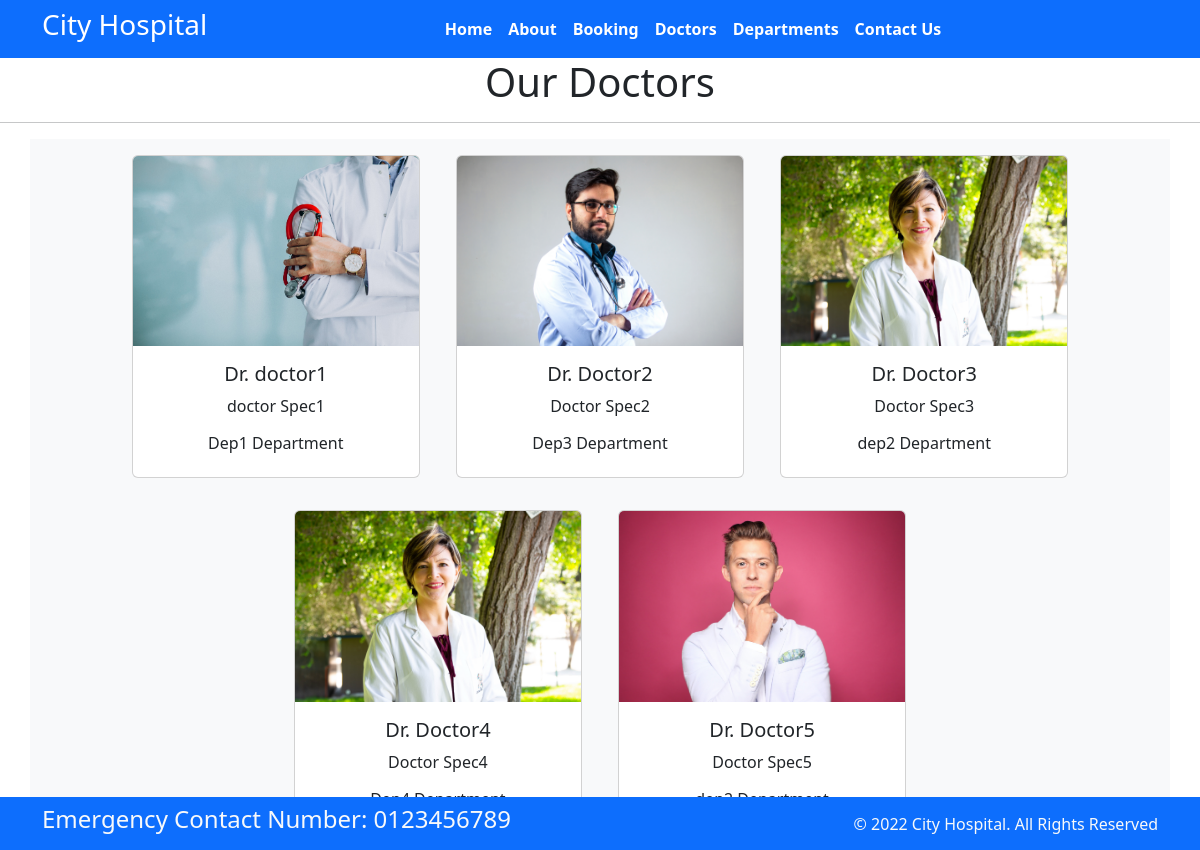
Page /doctors on the committed database.
### home/models.py (models this page shows, shortened)
class Doctors(models.Model):
    doc_name = models.CharField(max_length=255)
    doc_spec = models.CharField(max_length=255)
    dep_name = models.ForeignKey(Departments, on_delete=models.CASCADE)
    doc_image = models.ImageField(upload_to='doctors')

class Departments(models.Model):
    dep_name=models.CharField(max_length=100)
    dep_description=models.TextField()
    def __str__(self):
        return self.dep_name

### home/views.py (the view)
# urls.py: path('doctors', views.doctors,name='doctors'),
def doctors(request):
    dict_docs = {
        'doctors': Doctors.objects.all()
    }
    return render(request, 'doctors.html', dict_docs)

### templates/doctors.html (shortened to what this page needs)
{% extends 'base.html' %}
{% block content %}
<h1 class="text-center">Our Doctors</h1>
<hr>
<div class="container text-center bg-light">
    {% for d in doctors%}
    <div class="card text-center mx-3 my-3" style="width: 18rem; display:inline-block">
        <img src="{{d.doc_image.url}}" class="card-img-top" alt="...">
        <div class="card-body">
            <h5 class="card-title">Dr. {{d.doc_name}}</h5>
            <p class="card-text">{{d.doc_spec}}</p>
            <h6>{{d.dep_name}} Department</h6>
        </div>
    </div>
    {% endfor %}
</div>
{% endblock %}

### templates/base.html (shortened to what this page needs)
{% load static %}
<!DOCTYPE html>
<html>
<head>
  <link rel="stylesheet" href=" https://cdn.jsdelivr.net/npm/bootstrap@5.1.3/dist/css/bootstrap.min.css ">
  <link rel="stylesheet" href="https://use.fontawesome.com/releases/v5.2.0/css/all.css">
  <link rel="stylesheet" href="{% static '/css/style.css' %}">
  <link href="https://cdn.jsdelivr.net/npm/bootstrap@5.3.0-alpha3/dist/css/bootstrap.min.css" rel="stylesheet">
</head>
<body>
  <nav class="navbar bg-primary navbar-expand-md ">
    <div class="container">
      <div class="col-2 text-left pl-md-0">
        <h3 class="text-white"> City Hospital </h3>
      </div>
      <div class="collapse navbar-collapse justify-content-center col-md-8 navbar-collapse-3">
        <ul class="navbar-nav justify-content-center  fw-bold">
          <li class="nav-item active">
            <a class="nav-link text-white" href="{% url 'home' %}">Home </a>
          </li>
          <li class="nav-item">
            <a class="nav-link text-white" href="{% url 'about' %}">About</a>
          </li>
          <li class="nav-item">
            <a class="nav-link text-white" href="{% url 'booking' %}">Booking</a>
          </li>
          <li class="nav-item">
            <a class="nav-link text-white" href="{% url 'doctors' %}">Doctors</a>
          </li>
          <li class="nav-item">
            <a class="nav-link text-white" href="{% url 'departments' %}">Departments</a>
          </li>
          <li class="nav-item">
            <a class="nav-link text-white" href="{% url 'contact' %}">Contact Us</a>
          </li>
        </ul>
      </div>
    </div>
  </nav>
  {% block content %}{% endblock %}
  <section class="fixed-bottom">
    <footer class="pt-2 pb-2  bg-primary text-light">
      <div class="container">
        <div class="row align-items-center">
          <div class="col-12 col-md-8">
            <h4>Emergency Contact Number: 0123456789</h4>
          </div>
          <div class="col-12 col-md-4 mt-4 mt-md-0 text-center text-md-end">
            © 2022 City Hospital. All Rights Reserved
          </div>
        </div>
      </div>
    </footer>
  </section>
</body>
</html>

### rows in the picture
Doctors: doc_image (picture), doc_name "doctor1", doc_spec "doctor Spec1", dep_name "Dep1"
Doctors: doc_image (picture), doc_name "Doctor2", doc_spec "Doctor Spec2", dep_name "Dep3"
Doctors: doc_image (picture), doc_name "Doctor3", doc_spec "Doctor Spec3", dep_name "dep2"
Doctors: doc_image (picture), doc_name "Doctor4", doc_spec "Doctor Spec4"
Doctors: doc_image (picture), doc_name "Doctor5", doc_spec "Doctor Spec5"
